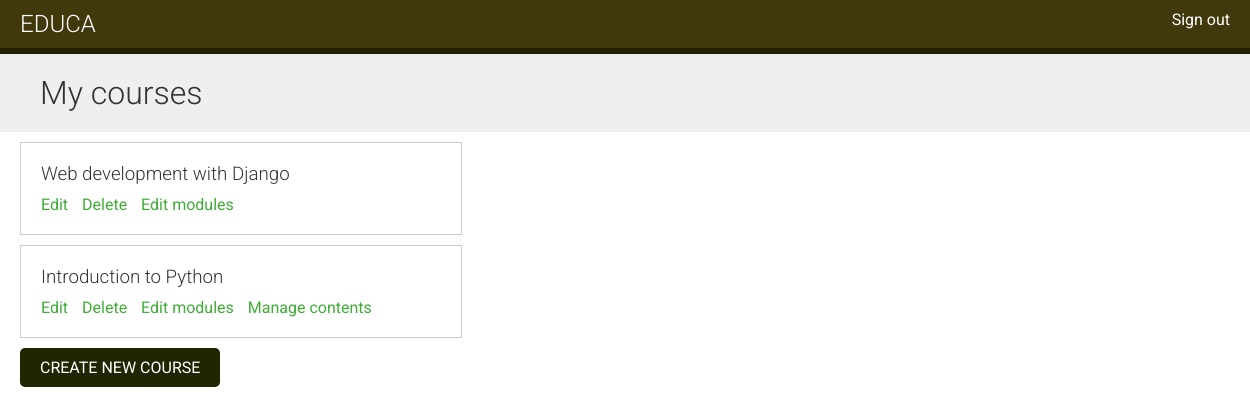
Page /mine/ (signed in) on the committed database.
### courses/models.py (models this page shows, shortened)
class Course(models.Model):
    owner = models.ForeignKey(settings.AUTH_USER_MODEL, on_delete=models.CASCADE)
    subject = models.ForeignKey(Subject, related_name='courses', on_delete=models.CASCADE)
    title = models.CharField(max_length=200)
    description = models.TextField(blank=True)
    slug = models.SlugField(max_length=200, unique=True)
    overview = models.TextField()
    created = models.DateTimeField(auto_now_add=True)
    students = models.ManyToManyField(settings.AUTH_USER_MODEL, related_name='courses_joined', blank=True)
    class Meta:
        ordering = ['-created']

### courses/views.py (the view)
# urls.py: path('mine/', views.ManageCourseListView.as_view(), name = 'manage_course_list'),
class ManageCourseListView(ListView):
    model = Course
    template_name = 'courses/manage/course/list.html'
    def get_queryset(self):
        qs = super().get_queryset()
        return qs.filter(owner = self.request.user)

### templates/courses/manage/course/list.html
{% extends 'courses/base.html' %}
{% block content %}
<h1>My courses</h1>
<div class="module">
    {% for course in object_list %}
    <div class="course-info">
        <h3>{{ course.title }}</h3>
        <p>
            <a href="{% url  'course_edit' course.id %}">Edit</a>
            <a href="{% url  'course_delete' course.id %}">Delete</a>
            <a href="{% url "course_module_update" course.id %}">Edit modules</a>
            {% if course.modules.count > 0 %}
            <a href="{% url "module_content_list" course.modules.first.id %}">
                Manage contents
            </a>
            {% endif %}
        </p>
    </div>
    {% empty %}
    <p>You haven't created any courses yet.</p>
    {% endfor %}
    <p>
        <a href="{% url 'course_create' %}" class="button">Create new course</a>
    </p>
</div>
{% endblock %}

### static/css/base.css (style rules this page uses)
body { margin:0; font-family:'Roboto', sans-serif; font-weight:400; color:#333; }
a { color:#3fad37; text-decoration:none; }
h1, h2, h3, h4, h5, h6 { font-family:'Roboto', sans-serif; font-weight:300; }
h1 { background:#efefef; width:100%; overflow:auto; padding:20px 0 20px 40px; margin:0; }
.module { padding:10px 20px; float:left; width:600px; }
.module h3 { margin:20px 0 0; padding:0; width:100%; }
.module p { margin:10px 0 20px; width:100%; float:left; }
input[type=submit], a.button { border-radius:5px; background:#1e2702; color:#fff; font-size:16px; text-transform:uppercase; border:none; padding:10px 20px; margin:20px 0; }
.course-info { border:1px solid #ccc; padding:0 20px; margin-bottom:10px; width:400px; overflow:auto; }
.course-info a { margin-right:10px; }

### rows in the picture
Course: title "Web development with Django"
Course: title "Introduction to Python", shows "Manage contents"
